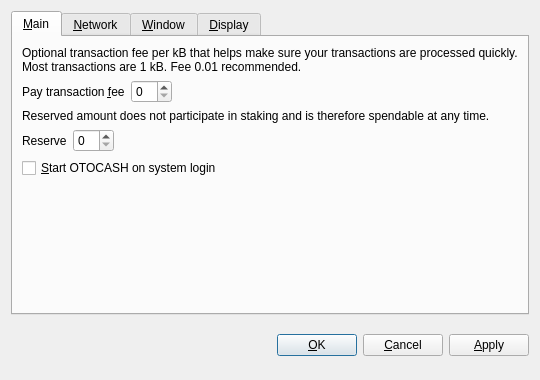
<?xml version="1.0" encoding="UTF-8"?>
<ui version="4.0">
 <class>OptionsDialog</class>
 <widget class="QDialog" name="OptionsDialog">
  <property name="geometry">
   <rect>
    <x>0</x>
    <y>0</y>
    <width>540</width>
    <height>380</height>
   </rect>
  </property>
  <property name="windowTitle">
   <string>Options</string>
  </property>
  <property name="modal">
   <bool>true</bool>
  </property>
  <layout class="QVBoxLayout" name="verticalLayout">
   <item>
    <widget class="QTabWidget" name="tabWidget">
     <property name="tabPosition">
      <enum>QTabWidget::North</enum>
     </property>
     <property name="currentIndex">
      <number>0</number>
     </property>
     <widget class="QWidget" name="tabMain">
      <attribute name="title">
       <string>&amp;Main</string>
      </attribute>
      <layout class="QVBoxLayout" name="verticalLayout_Main">
       <item>
        <widget class="QLabel" name="transactionFeeInfoLabel">
         <property name="text">
          <string>Optional transaction fee per kB that helps make sure your transactions are processed quickly. Most transactions are 1 kB. Fee 0.01 recommended.</string>
         </property>
         <property name="textFormat">
          <enum>Qt::PlainText</enum>
         </property>
         <property name="wordWrap">
          <bool>true</bool>
         </property>
        </widget>
       </item>
       <item>
        <layout class="QHBoxLayout" name="horizontalLayoutFee">
         <item>
          <widget class="QLabel" name="transactionFeeLabel">
           <property name="text">
            <string>Pay transaction &amp;fee</string>
           </property>
           <property name="textFormat">
            <enum>Qt::PlainText</enum>
           </property>
           <property name="buddy">
            <cstring>transactionFee</cstring>
           </property>
          </widget>
         </item>
         <item>
          <widget class="BitcoinAmountField" name="transactionFee"/>
         </item>
         <item>
          <spacer name="horizontalSpacerFee">
           <property name="orientation">
            <enum>Qt::Horizontal</enum>
           </property>
           <property name="sizeHint" stdset="0">
            <size>
             <width>40</width>
             <height>20</height>
            </size>
           </property>
          </spacer>
         </item>
        </layout>
       </item>
       <item>
        <widget class="QLabel" name="reserveBalanceInfoLabel">
         <property name="text">
          <string>Reserved amount does not participate in staking and is therefore spendable at any time.</string>
         </property>
         <property name="textFormat">
          <enum>Qt::PlainText</enum>
         </property>
         <property name="wordWrap">
          <bool>true</bool>
         </property>
        </widget>
       </item>
       <item>
        <layout class="QHBoxLayout" name="horizontalLayoutReserveBalance">
         <item>
          <widget class="QLabel" name="reserveBalanceLabel">
           <property name="text">
            <string>Reserve</string>
           </property>
           <property name="textFormat">
            <enum>Qt::PlainText</enum>
           </property>
           <property name="buddy">
            <cstring>reserveBalance</cstring>
           </property>
          </widget>
         </item>
         <item>
          <widget class="BitcoinAmountField" name="reserveBalance"/>
         </item>
         <item>
          <spacer name="horizontalSpacerReserveBalance">
           <property name="orientation">
            <enum>Qt::Horizontal</enum>
           </property>
           <property name="sizeHint" stdset="0">
            <size>
             <width>40</width>
             <height>20</height>
            </size>
           </property>
          </spacer>
         </item>
        </layout>
       </item>
       <item>
        <widget class="QCheckBox" name="bitcoinAtStartup">
         <property name="toolTip">
          <string>Automatically start OTOCASH after logging in to the system.</string>
         </property>
         <property name="text">
          <string>&amp;Start OTOCASH on system login</string>
         </property>
        </widget>
       </item>
       <item>
        <spacer name="verticalSpacer_Main">
         <property name="orientation">
          <enum>Qt::Vertical</enum>
         </property>
         <property name="sizeHint" stdset="0">
          <size>
           <width>20</width>
           <height>40</height>
          </size>
         </property>
        </spacer>
       </item>
      </layout>
     </widget>
     <widget class="QWidget" name="tabNetwork">
      <attribute name="title">
       <string>&amp;Network</string>
      </attribute>
      <layout class="QVBoxLayout" name="verticalLayout_Network">
       <item>
        <widget class="QCheckBox" name="mapPortUpnp">
         <property name="toolTip">
          <string>Automatically open the OTOCASH client port on the router. This only works when your router supports UPnP and it is enabled.</string>
         </property>
         <property name="text">
          <string>Map port using &amp;UPnP</string>
         </property>
        </widget>
       </item>
       <item>
        <widget class="QCheckBox" name="connectSocks">
         <property name="toolTip">
          <string>Connect to the OTOCASH network through a SOCKS5 proxy (e.g. when connecting through Tor).</string>
         </property>
         <property name="text">
          <string>&amp;Connect through SOCKS5 proxy:</string>
         </property>
        </widget>
       </item>
       <item>
        <layout class="QHBoxLayout" name="horizontalLayout_Network">
         <item>
          <widget class="QLabel" name="proxyIpLabel">
           <property name="text">
            <string>Proxy &amp;IP:</string>
           </property>
           <property name="textFormat">
            <enum>Qt::PlainText</enum>
           </property>
           <property name="buddy">
            <cstring>proxyIp</cstring>
           </property>
          </widget>
         </item>
         <item>
          <widget class="QValidatedLineEdit" name="proxyIp">
           <property name="maximumSize">
            <size>
             <width>140</width>
             <height>16777215</height>
            </size>
           </property>
           <property name="toolTip">
            <string>IP address of the proxy (e.g. 127.0.0.1)</string>
           </property>
          </widget>
         </item>
         <item>
          <widget class="QLabel" name="proxyPortLabel">
           <property name="text">
            <string>&amp;Port:</string>
           </property>
           <property name="textFormat">
            <enum>Qt::PlainText</enum>
           </property>
           <property name="buddy">
            <cstring>proxyPort</cstring>
           </property>
          </widget>
         </item>
         <item>
          <widget class="QLineEdit" name="proxyPort">
           <property name="maximumSize">
            <size>
             <width>55</width>
             <height>16777215</height>
            </size>
           </property>
           <property name="toolTip">
            <string>Port of the proxy (e.g. 9050)</string>
           </property>
          </widget>
         </item>
         <item>
          <spacer name="horizontalSpacer_Network">
           <property name="orientation">
            <enum>Qt::Horizontal</enum>
           </property>
           <property name="sizeHint" stdset="0">
            <size>
             <width>40</width>
             <height>20</height>
            </size>
           </property>
          </spacer>
         </item>
        </layout>
       </item>
       <item>
        <spacer name="verticalSpacer_Network">
         <property name="orientation">
          <enum>Qt::Vertical</enum>
         </property>
         <property name="sizeHint" stdset="0">
          <size>
           <width>20</width>
           <height>40</height>
          </size>
         </property>
        </spacer>
       </item>
      </layout>
     </widget>
     <widget class="QWidget" name="tabWindow">
      <attribute name="title">
       <string>&amp;Window</string>
      </attribute>
      <layout class="QVBoxLayout" name="verticalLayout_Window">
       <item>
        <widget class="QCheckBox" name="minimizeToTray">
         <property name="toolTip">
          <string>Show only a tray icon after minimizing the window.</string>
         </property>
         <property name="text">
          <string>&amp;Minimize to the tray instead of the taskbar</string>
         </property>
        </widget>
       </item>
       <item>
        <widget class="QCheckBox" name="minimizeOnClose">
         <property name="toolTip">
          <string>Minimize instead of exit the application when the window is closed. When this option is enabled, the application will be closed only after selecting Quit in the menu.</string>
         </property>
         <property name="text">
          <string>M&amp;inimize on close</string>
         </property>
        </widget>
       </item>
       <item>
        <spacer name="verticalSpacer_Window">
         <property name="orientation">
          <enum>Qt::Vertical</enum>
         </property>
         <property name="sizeHint" stdset="0">
          <size>
           <width>20</width>
           <height>40</height>
          </size>
         </property>
        </spacer>
       </item>
      </layout>
     </widget>
     <widget class="QWidget" name="tabDisplay">
      <attribute name="title">
       <string>&amp;Display</string>
      </attribute>
      <layout class="QVBoxLayout" name="verticalLayout_Display">
       <item>
        <layout class="QHBoxLayout" name="horizontalLayout_1_Display">
         <item>
          <widget class="QLabel" name="langLabel">
           <property name="text">
            <string>User Interface &amp;language:</string>
           </property>
           <property name="textFormat">
            <enum>Qt::PlainText</enum>
           </property>
           <property name="buddy">
            <cstring>lang</cstring>
           </property>
          </widget>
         </item>
         <item>
          <widget class="QValueComboBox" name="lang">
           <property name="toolTip">
            <string>The user interface language can be set here. This setting will take effect after restarting OTOCASH.</string>
           </property>
          </widget>
         </item>
        </layout>
       </item>
       <item>
        <layout class="QHBoxLayout" name="horizontalLayout_2_Display">
         <item>
          <widget class="QLabel" name="unitLabel">
           <property name="text">
            <string>&amp;Unit to show amounts in:</string>
           </property>
           <property name="textFormat">
            <enum>Qt::PlainText</enum>
           </property>
           <property name="buddy">
            <cstring>unit</cstring>
           </property>
          </widget>
         </item>
         <item>
          <widget class="QValueComboBox" name="unit">
           <property name="toolTip">
            <string>Choose the default subdivision unit to show in the interface and when sending coins.</string>
           </property>
          </widget>
         </item>
        </layout>
       </item>
       <item>
        <widget class="QCheckBox" name="coinControlFeatures">
         <property name="toolTip">
          <string>Whether to show coin control features or not.</string>
         </property>
         <property name="text">
          <string>Display coin &amp;control features (experts only!)</string>
         </property>
        </widget>
       </item>
       <item>
        <spacer name="verticalSpacer_Display">
         <property name="orientation">
          <enum>Qt::Vertical</enum>
         </property>
         <property name="sizeHint" stdset="0">
          <size>
           <width>20</width>
           <height>40</height>
          </size>
         </property>
        </spacer>
       </item>
      </layout>
     </widget>
    </widget>
   </item>
   <item>
    <layout class="QHBoxLayout" name="horizontalLayout_Buttons">
     <item>
      <spacer name="horizontalSpacer_1">
       <property name="orientation">
        <enum>Qt::Horizontal</enum>
       </property>
       <property name="sizeHint" stdset="0">
        <size>
         <width>40</width>
         <height>48</height>
        </size>
       </property>
      </spacer>
     </item>
     <item>
      <widget class="QLabel" name="statusLabel">
       <property name="font">
        <font>
         <weight>75</weight>
         <bold>true</bold>
        </font>
       </property>
       <property name="text">
        <string/>
       </property>
       <property name="textFormat">
        <enum>Qt::PlainText</enum>
       </property>
       <property name="wordWrap">
        <bool>true</bool>
       </property>
      </widget>
     </item>
     <item>
      <spacer name="horizontalSpacer_2">
       <property name="orientation">
        <enum>Qt::Horizontal</enum>
       </property>
       <property name="sizeHint" stdset="0">
        <size>
         <width>40</width>
         <height>48</height>
        </size>
       </property>
      </spacer>
     </item>
     <item>
      <widget class="QPushButton" name="okButton">
       <property name="text">
        <string>&amp;OK</string>
       </property>
      </widget>
     </item>
     <item>
      <widget class="QPushButton" name="cancelButton">
       <property name="text">
        <string>&amp;Cancel</string>
       </property>
       <property name="autoDefault">
        <bool>false</bool>
       </property>
      </widget>
     </item>
     <item>
      <widget class="QPushButton" name="applyButton">
       <property name="text">
        <string>&amp;Apply</string>
       </property>
       <property name="autoDefault">
        <bool>false</bool>
       </property>
      </widget>
     </item>
    </layout>
   </item>
  </layout>
 </widget>
 <customwidgets>
  <customwidget>
   <class>BitcoinAmountField</class>
   <extends>QSpinBox</extends>
   <header>bitcoinamountfield.h</header>
  </customwidget>
  <customwidget>
   <class>QValueComboBox</class>
   <extends>QComboBox</extends>
   <header>qvaluecombobox.h</header>
  </customwidget>
  <customwidget>
   <class>QValidatedLineEdit</class>
   <extends>QLineEdit</extends>
   <header>qvalidatedlineedit.h</header>
  </customwidget>
 </customwidgets>
 <resources/>
 <connections/>
</ui>
